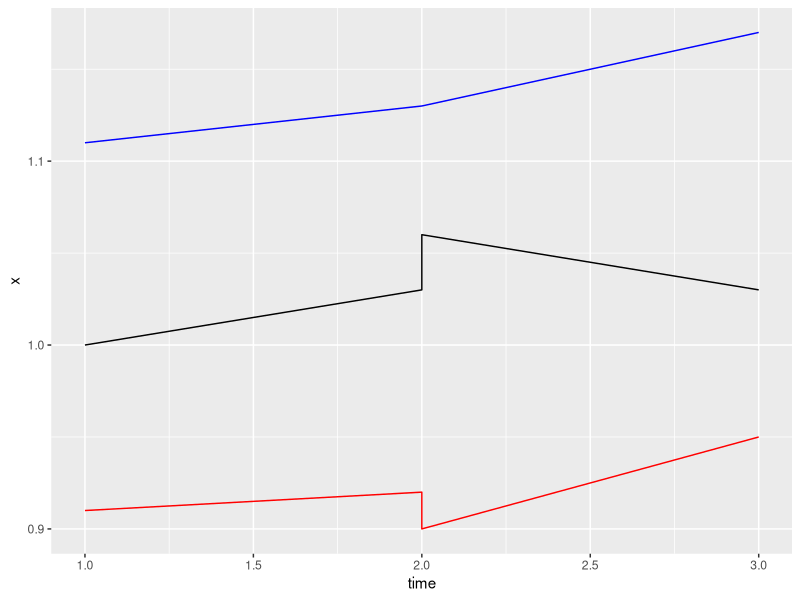
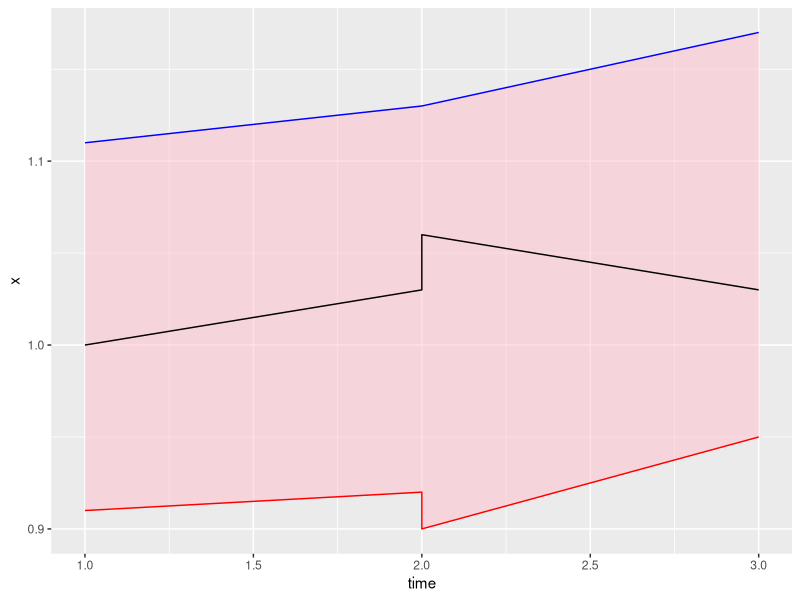

Reproduce these figures in R, in order.

library(ggplot2)
df <- data.frame("time" = c(1, 2, 3, 2),
                 "x" = c(1, 1.03,1.03,1.06),
                "x.upper" = c(.91,.92,.95,.90), 
                "x.lower" = c(1.11,1.13,1.17,1.13))

library(ggplot2)
ggplot(data = df,aes(time,x))+
  geom_line(aes(y = x.upper), colour = 'red') +
  geom_line(aes(y = x.lower), colour = 'blue')+
  geom_line()

ggplot(data = df,aes(time,x))+
  geom_ribbon(aes(x=time, ymax=x.upper, ymin=x.lower), fill="pink", alpha=.5) +
  geom_line(aes(y = x.upper), colour = 'red') +
  geom_line(aes(y = x.lower), colour = 'blue')+
  geom_line()